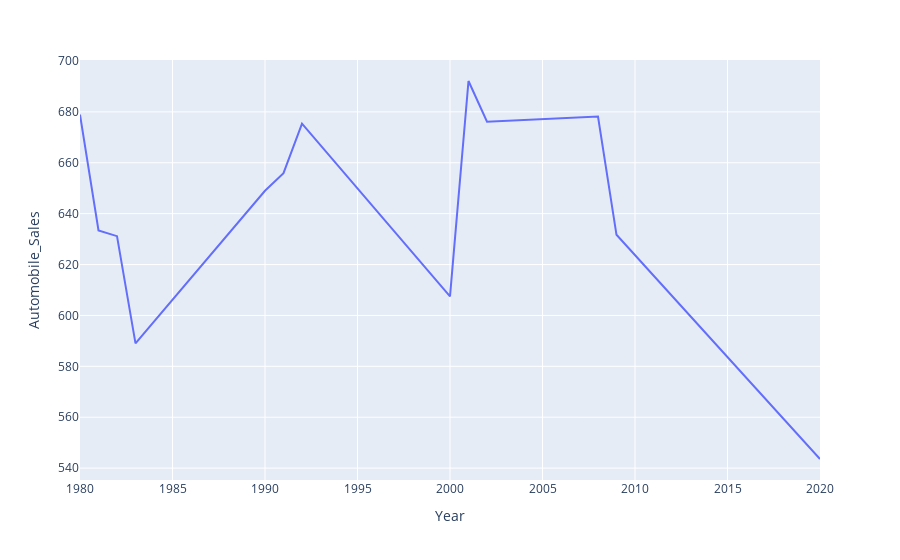

The code cell stored with this chart in its notebook:
### Code cell
avg_auto_sales = recession_data.groupby('Year',as_index=False)['Automobile_Sales'].mean()
fig_avg_auto_sales = px.line(avg_auto_sales,x='Year',y='Automobile_Sales')
fig_avg_auto_sales.show()

### Figure 1 — Plotly figure (JSON) as saved in the notebook; plotly's stock layout.template omitted (floating-point values rounded to 4 significant figures)
{"data": [{"hovertemplate": "Year=%{x}<br>Automobile_Sales=%{y}<extra></extra>", "legendgroup": "", "line": {"color": "#636efa", "dash": "solid"}, "marker": {"symbol": "circle"}, "mode": "lines", "name": "", "orientation": "v", "showlegend": false, "type": "scatter", "x": [1980, 1981, 1982, 1983, 1990, 1991, 1992, 2000, 2001, 2002, 2008, 2009, 2020], "xaxis": "x", "y": [678.9, 633.4, 631.1, 589, 649.0, 655.9, 675.4, 607.5, 692.1, 676.1, 678.1, 631.7, 543.6], "yaxis": "y"}], "layout": {"legend": {"tracegroupgap": 0}, "margin": {"t": 60}, "xaxis": {"anchor": "y", "domain": [0, 1], "title": {"text": "Year"}}, "yaxis": {"anchor": "x", "domain": [0, 1], "title": {"text": "Automobile_Sales"}}}}
